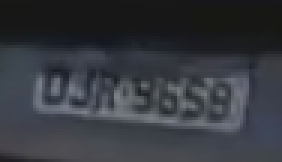
#> input picture placa_torta/plate_8.png, 94 x 54 px (shown 3 times larger)
$ python 'plate_adjustment(3).py'
#> lines starting #> are read from the running program, lines starting #| are printed output that depends on the picture; after the words box and inside, x2 and y2 are one past the last pixel; in counts of white or black regions, pixels touching at a corner belong together
#> further down, img is the input picture: shape (54, 94, 3); mean B, G, R 63, 56.7, 53.7
import numpy as np
import math
import cv2

def rotate_image(image, angle):
    image_center = tuple(np.array(image.shape[1::-1]) / 2)
    rot_mat = cv2.getRotationMatrix2D(image_center, angle, 1.0)
    result = cv2.warpAffine(image, rot_mat, image.shape[1::-1], flags=cv2.INTER_LINEAR)
    return result

def compute_skew(src_img):

    if len(src_img.shape) == 3:
        h, w, _ = src_img.shape
#> h = 54; w = 94
    elif len(src_img.shape) == 2:
        h, w = src_img.shape
    else:
        print('upsupported image type')

    img = cv2.medianBlur(src_img, 3)

    edges = cv2.Canny(img,  threshold1 = 30,  threshold2 = 100, apertureSize = 3, L2gradient = True)
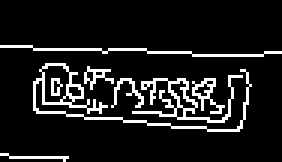
#> edges: shape (54, 94) (shown 3 times larger); 11% white in thin lines or dots, all inside (x1, y1, x2, y2) = (0, 15, 94, 54)
    lines = cv2.HoughLinesP(edges, 1, math.pi/180, 30, minLineLength=w / 4.0, maxLineGap=h/4.0)
#> lines = [[0, 15, 63, 17], [11, 36, 79, 43], [11, 34, 80, 41], [11, 28, 82, 27], [64, 18, 93, 17], [12, 26, 82, 26], [11, 31, 81, 38]]
    angle = 0.0
    nlines = lines.size
#> nlines = 28

    #print(nlines)
    cnt = 0
    for x1, y1, x2, y2 in lines[0]:
        ang = np.arctan2(y2 - y1, x2 - x1)
        #print(ang)
        if math.fabs(ang) <= 30: # excluding extreme rotations
            angle += ang
            cnt += 1
#> this loop made 1 pass
#> (x1, y1, x2, y2, ang, angle, cnt) on pass 1: (0, 15, 63, 17, 0.0317, 0.0317, 1)
#> after the loop, angle = 0.0317; cnt = 1

    if cnt == 0:
        return 0.0
    return (angle / cnt)*180/math.pi

def deskew(src_img):
    return rotate_image(src_img, compute_skew(src_img))
#> in rotate_image, `image_center = tuple(np.array(image.shape[1::-1]) / 2)`: image_center = (47, 27)
#> in rotate_image, `rot_mat = cv2.getRotationMatrix2D(image_center, angle, 1.0)`: rot_mat = [[0.999, 0.0317, -0.833], [-0.0317, 0.999, 1.5]]
#> in rotate_image, `result = cv2.warpAffine(image, rot_mat, image.shape[1::-1], flags=cv2...`:
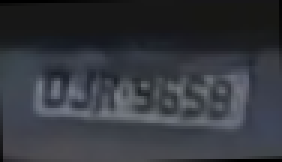
#> result: shape (54, 94, 3) (shown 3 times larger); mean B, G, R 62.2, 55.9, 52.9


if __name__ == '__main__':
    import cv2
    img = cv2.imread('placa_torta/plate_8.png')
    corrected_img = deskew(img)
    cv2.imshow('ajustado',corrected_img)
    cv2.imshow('original',img)
    cv2.waitKey(0)

$ run again, with placa_torta/plate_2.png copied over placa_torta/plate_8.png
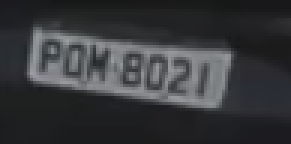
#> input picture placa_torta/plate_2.png, 97 x 48 px (shown 3 times larger)
#> img is the input picture: shape (48, 97, 3); mean B, G, R 58.5, 56, 54.9
#> in compute_skew, `edges = cv2.Canny(img,  threshold1 = 30,  threshold2 = 100, apertureSi..`:
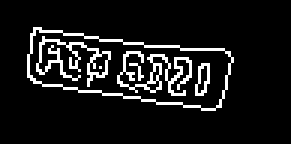
#> edges: shape (48, 97) (shown 3 times larger); 9.5% white in thin lines or dots, all inside (x1, y1, x2, y2) = (9, 9, 78, 37)
#> lines = [[11, 9, 76, 17], [11, 27, 71, 36], [14, 13, 76, 23], [9, 18, 75, 29]]
#> the loop in compute_skew, `for x1, y1, x2, y2 in lines[0]:` made 1 pass
#> (x1, y1, x2, y2, ang, angle, cnt) on pass 1: (11, 9, 76, 17, 0.122, 0.122, 1)
#> after the loop in compute_skew, `for x1, y1, x2, y2 in lines[0]:`: angle = 0.122; cnt = 1
#> image_center = (48.5, 24)
#> rot_mat = [[0.993, 0.122, -2.57], [-0.122, 0.993, 6.1]]
#> in rotate_image, `result = cv2.warpAffine(image, rot_mat, image.shape[1::-1], flags=cv2...`:
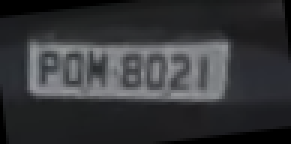
#> result: shape (48, 97, 3) (shown 3 times larger); mean B, G, R 56.4, 54, 53
